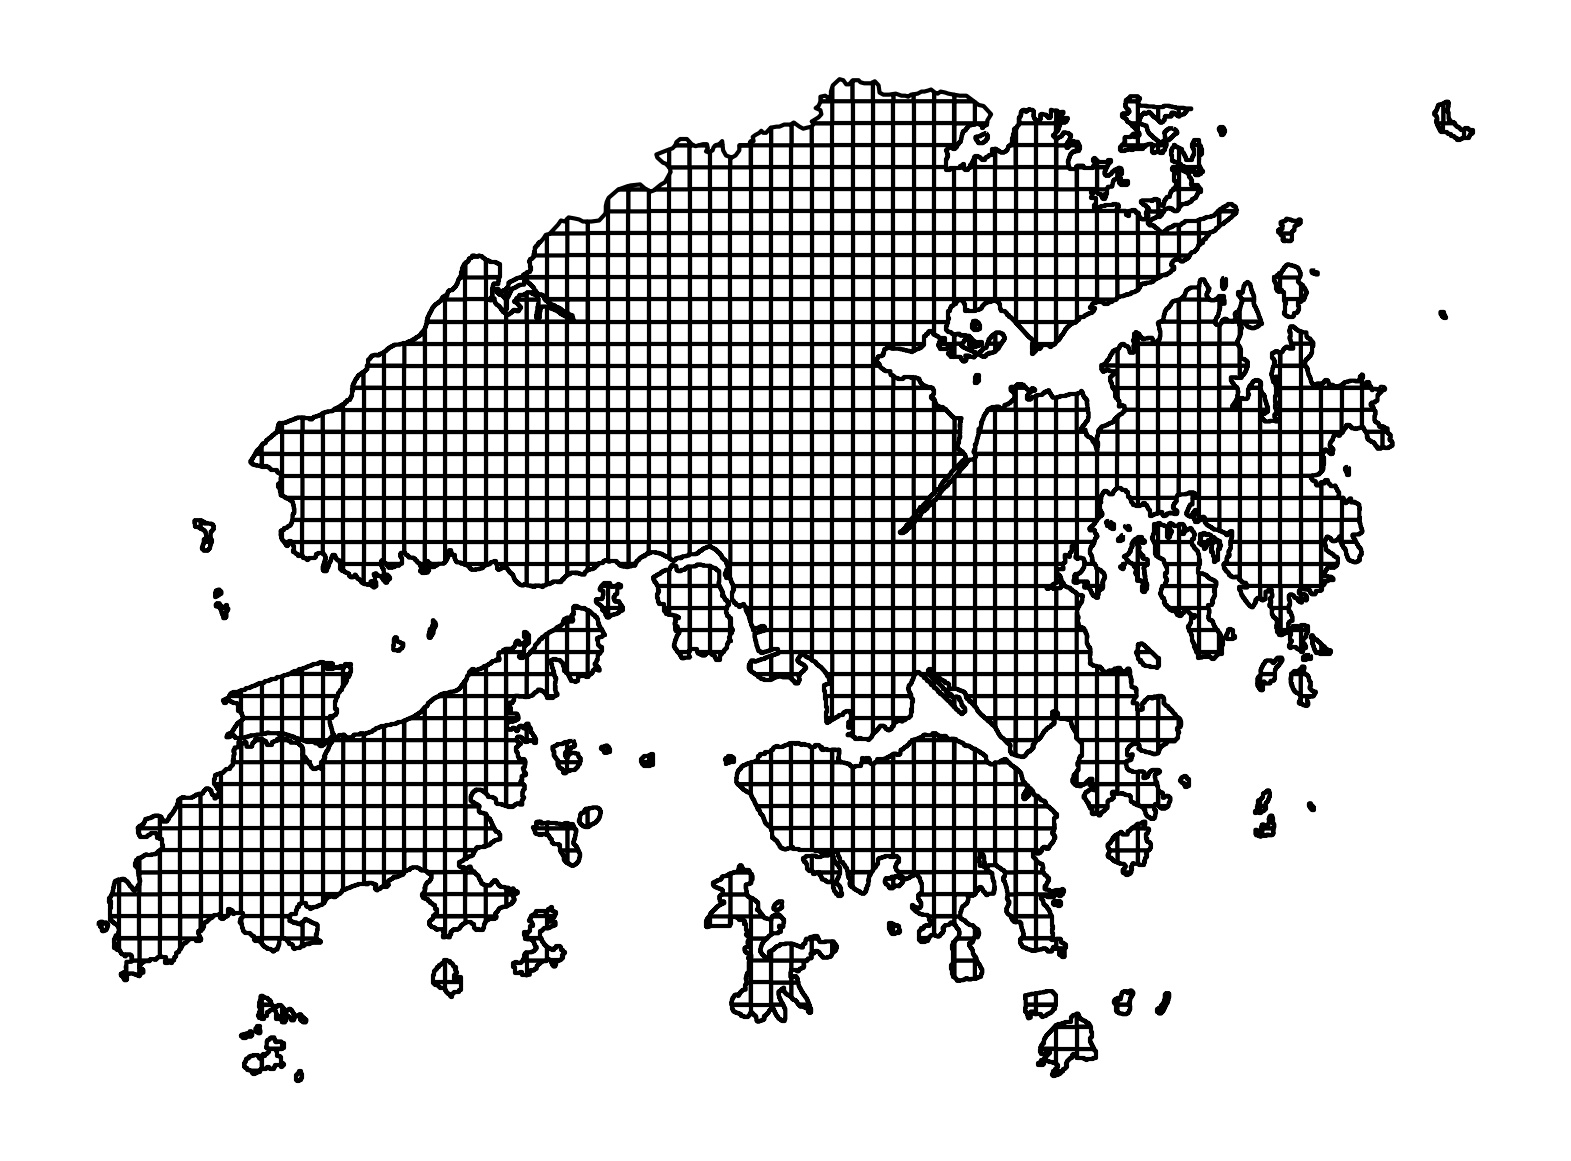

Reproduce this figure in Python.
import geopandas as gpd
import matplotlib.pyplot as plt

grid = gpd.read_file("grid.geojson")

fig, ax = plt.subplots(dpi=300, figsize=(6.5,6.5))

grid.plot(ax=ax,color="white",linewidth=1,edgecolor="black")
ax.set_axis_off();

plt.savefig("figA11.jpg", bbox_inches="tight")